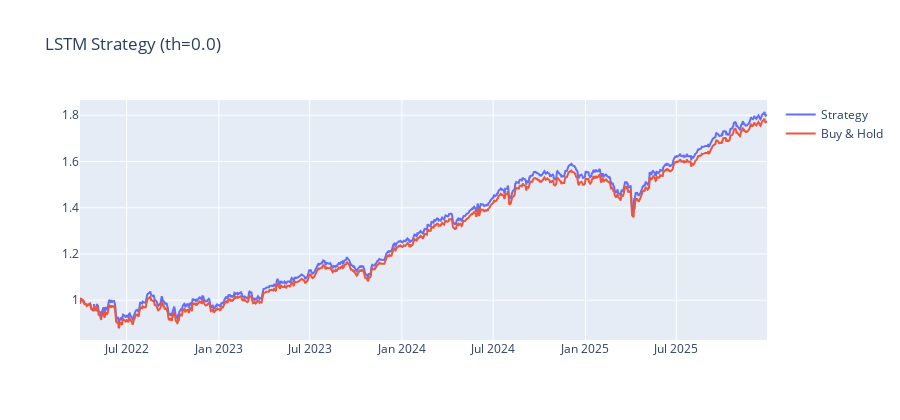
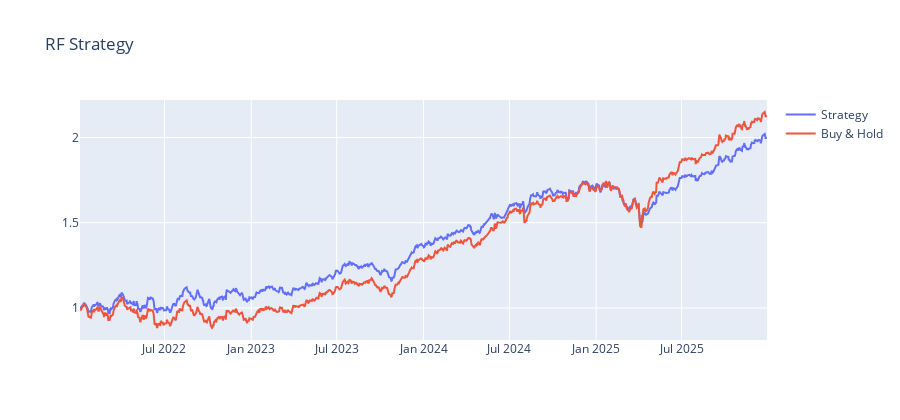
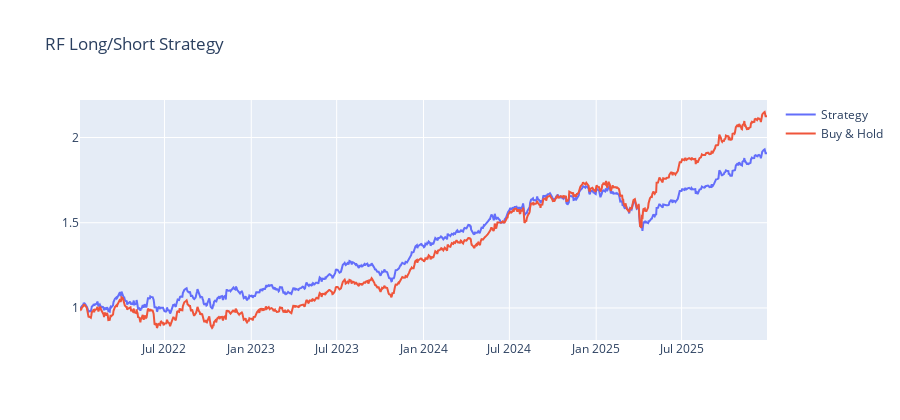

The notebook cell these images were saved under, in order:
### Code cell
daily_lstm = run_backtest_rebalance(
    test_df=lstm_test_df,
    preds=preds,
    cost_bps=0.0,
    mode="long_cash",
    signal_threshold=0.00,
    rebalance_every=1
)

summarize_backtest(daily_lstm, label=f"LSTM th={best_th}")

plot_equity_curve(daily_lstm, f"LSTM Strategy (th={best_th})")
plot_equity_curve(daily_lc, "RF Strategy")
plot_equity_curve(daily_ls, "RF Long/Short Strategy")

### Figure 1 — Plotly figure (JSON) as saved in the notebook; plotly's stock layout.template omitted (floating-point values rounded to 4 significant figures; data arrays with more than 128 entries replaced by an {"elided": "..."} marker saying what was removed)
{"data": [{"name": "Strategy", "type": "scatter", "x": {"elided": "974 str values"}, "y": {"elided": "974 float values"}}, {"name": "Buy & Hold", "type": "scatter", "x": {"elided": "974 str values"}, "y": {"elided": "974 float values"}}], "layout": {"height": 420, "hovermode": "x unified", "title": {"text": "LSTM Strategy (th=0.0)"}}}

### Figure 2 — Plotly figure (JSON) as saved in the notebook; plotly's stock layout.template omitted (floating-point values rounded to 4 significant figures; data arrays with more than 128 entries replaced by an {"elided": "..."} marker saying what was removed)
{"data": [{"name": "Strategy", "type": "scatter", "x": {"elided": "1036 str values"}, "y": {"elided": "1036 float values"}}, {"name": "Buy & Hold", "type": "scatter", "x": {"elided": "1036 str values"}, "y": {"elided": "1036 float values"}}], "layout": {"height": 420, "hovermode": "x unified", "title": {"text": "RF Strategy"}}}

### Figure 3 — Plotly figure (JSON) as saved in the notebook; plotly's stock layout.template omitted (floating-point values rounded to 4 significant figures; data arrays with more than 128 entries replaced by an {"elided": "..."} marker saying what was removed)
{"data": [{"name": "Strategy", "type": "scatter", "x": {"elided": "1036 str values"}, "y": {"elided": "1036 float values"}}, {"name": "Buy & Hold", "type": "scatter", "x": {"elided": "1036 str values"}, "y": {"elided": "1036 float values"}}], "layout": {"height": 420, "hovermode": "x unified", "title": {"text": "RF Long/Short Strategy"}}}
